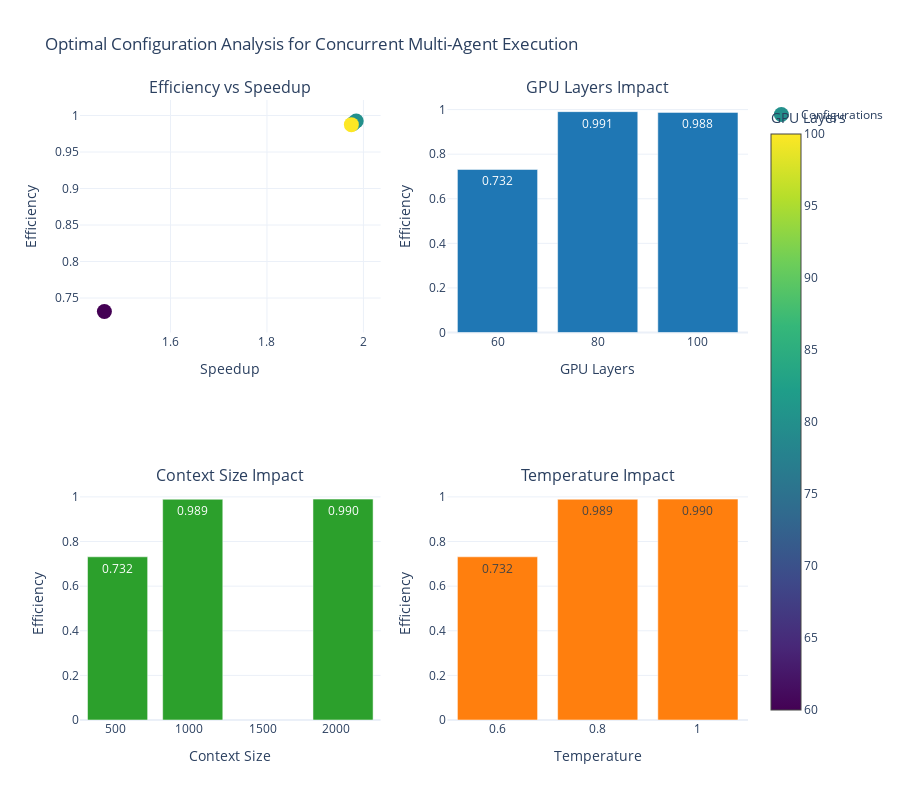

This figure's notebook cell:
### Code cell
# Optimal Configuration Analysis
def create_optimal_configuration_analysis():
    """Analyze optimal configurations for concurrent multi-agent execution"""
    
    # Create optimal configuration data based on TR110 findings
    configs = [
        {'gpu': 80, 'ctx': 2048, 'temp': 1.0, 'efficiency': 0.9925, 'speedup': 1.985},
        {'gpu': 80, 'ctx': 1024, 'temp': 0.8, 'efficiency': 0.9893, 'speedup': 1.979},
        {'gpu': 100, 'ctx': 2048, 'temp': 1.0, 'efficiency': 0.9875, 'speedup': 1.975},
        {'gpu': 60, 'ctx': 512, 'temp': 0.6, 'efficiency': 0.7315, 'speedup': 1.463}
    ]
    
    # Create optimal configuration analysis
    fig = make_subplots(
        rows=2, cols=2,
        subplot_titles=('Efficiency vs Speedup', 'GPU Layers Impact', 
                       'Context Size Impact', 'Temperature Impact'),
        specs=[[{"secondary_y": False}, {"secondary_y": False}],
               [{"secondary_y": False}, {"secondary_y": False}]]
    )
    
    # Efficiency vs Speedup
    fig.add_trace(
        go.Scatter(
            x=[c['speedup'] for c in configs],
            y=[c['efficiency'] for c in configs],
            mode='markers',
            name='Configurations',
            marker=dict(
                size=15,
                color=[c['gpu'] for c in configs],
                colorscale='Viridis',
                showscale=True,
                colorbar=dict(title="GPU Layers")
            ),
            text=[f"GPU={c['gpu']}, CTX={c['ctx']}, TEMP={c['temp']}" for c in configs],
            hovertemplate="<b>%{text}</b><br>Speedup: %{x:.3f}<br>Efficiency: %{y:.3f}<extra></extra>"
        ),
        row=1, col=1
    )
    
    # GPU Layers Impact
    gpu_groups = {}
    for c in configs:
        if c['gpu'] not in gpu_groups:
            gpu_groups[c['gpu']] = []
        gpu_groups[c['gpu']].append(c['efficiency'])
    
    gpu_layers = list(gpu_groups.keys())
    gpu_efficiency = [np.mean(gpu_groups[gpu]) for gpu in gpu_layers]
    
    fig.add_trace(
        go.Bar(
            x=gpu_layers,
            y=gpu_efficiency,
            name='GPU Impact',
            marker_color='#1f77b4',
            text=[f'{e:.3f}' for e in gpu_efficiency],
            textposition='auto',
            showlegend=False
        ),
        row=1, col=2
    )
    
    # Context Size Impact
    ctx_groups = {}
    for c in configs:
        if c['ctx'] not in ctx_groups:
            ctx_groups[c['ctx']] = []
        ctx_groups[c['ctx']].append(c['efficiency'])
    
    ctx_sizes = list(ctx_groups.keys())
    ctx_efficiency = [np.mean(ctx_groups[ctx]) for ctx in ctx_sizes]
    
    fig.add_trace(
        go.Bar(
            x=ctx_sizes,
            y=ctx_efficiency,
            name='Context Impact',
            marker_color='#2ca02c',
            text=[f'{e:.3f}' for e in ctx_efficiency],
            textposition='auto',
            showlegend=False
        ),
        row=2, col=1
    )
    
    # Temperature Impact
    temp_groups = {}
    for c in configs:
        if c['temp'] not in temp_groups:
            temp_groups[c['temp']] = []
        temp_groups[c['temp']].append(c['efficiency'])
    
    temps = list(temp_groups.keys())
    temp_efficiency = [np.mean(temp_groups[temp]) for temp in temps]
    
    fig.add_trace(
        go.Bar(
            x=temps,
            y=temp_efficiency,
            name='Temperature Impact',
            marker_color='#ff7f0e',
            text=[f'{e:.3f}' for e in temp_efficiency],
            textposition='auto',
            showlegend=False
        ),
        row=2, col=2
    )
    
    # Update layout
    fig.update_layout(
        title="Optimal Configuration Analysis for Concurrent Multi-Agent Execution",
        height=800,
        showlegend=True,
        font=dict(size=12)
    )
    
    # Update axes labels
    fig.update_xaxes(title_text="Speedup", row=1, col=1)
    fig.update_xaxes(title_text="GPU Layers", row=1, col=2)
    fig.update_xaxes(title_text="Context Size", row=2, col=1)
    fig.update_xaxes(title_text="Temperature", row=2, col=2)
    fig.update_yaxes(title_text="Efficiency", row=1, col=1)
    fig.update_yaxes(title_text="Efficiency", row=1, col=2)
    fig.update_yaxes(title_text="Efficiency", row=2, col=1)
    fig.update_yaxes(title_text="Efficiency", row=2, col=2)
    
    return fig, configs

# Create and display the visualization
optimal_fig, configs = create_optimal_configuration_analysis()
optimal_fig.show()

# Display optimal configuration insights
print("📊 Optimal Configuration Analysis:")
print("Top performing configurations:")
for i, config in enumerate(configs[:3]):
    print(f"   {i+1}. GPU={config['gpu']}, CTX={config['ctx']}, TEMP={config['temp']}: {config['efficiency']:.3f} efficiency, {config['speedup']:.3f}x speedup")
print("Key Finding: GPU=80, CTX=2048, TEMP=1.0 achieves peak concurrent efficiency")

### Figure 1 — Plotly figure (JSON) as saved in the notebook; plotly's stock layout.template omitted (floating-point values rounded to 4 significant figures)
{"data": [{"hovertemplate": "<b>%{text}</b><br>Speedup: %{x:.3f}<br>Efficiency: %{y:.3f}<extra></extra>", "marker": {"color": [80, 80, 100, 60], "colorbar": {"title": {"text": "GPU Layers"}}, "colorscale": [[0, "#440154"], [0.1111, "#482878"], [0.2222, "#3e4989"], [0.3333, "#31688e"], [0.4444, "#26828e"], [0.5556, "#1f9e89"], [0.6667, "#35b779"], [0.7778, "#6ece58"], [0.8889, "#b5de2b"], [1, "#fde725"]], "showscale": true, "size": 15}, "mode": "markers", "name": "Configurations", "text": ["GPU=80, CTX=2048, TEMP=1.0", "GPU=80, CTX=1024, TEMP=0.8", "GPU=100, CTX=2048, TEMP=1.0", "GPU=60, CTX=512, TEMP=0.6"], "type": "scatter", "x": [1.985, 1.979, 1.975, 1.463], "xaxis": "x", "y": [0.9925, 0.9893, 0.9875, 0.7315], "yaxis": "y"}, {"marker": {"color": "#1f77b4"}, "name": "GPU Impact", "showlegend": false, "text": ["0.991", "0.988", "0.732"], "textposition": "auto", "type": "bar", "x": [80, 100, 60], "xaxis": "x2", "y": [0.9909, 0.9875, 0.7315], "yaxis": "y2"}, {"marker": {"color": "#2ca02c"}, "name": "Context Impact", "showlegend": false, "text": ["0.990", "0.989", "0.732"], "textposition": "auto", "type": "bar", "x": [2048, 1024, 512], "xaxis": "x3", "y": [0.99, 0.9893, 0.7315], "yaxis": "y3"}, {"marker": {"color": "#ff7f0e"}, "name": "Temperature Impact", "showlegend": false, "text": ["0.990", "0.989", "0.732"], "textposition": "auto", "type": "bar", "x": [1, 0.8, 0.6], "xaxis": "x4", "y": [0.99, 0.9893, 0.7315], "yaxis": "y4"}], "layout": {"annotations": [{"font": {"size": 16}, "showarrow": false, "text": "Efficiency vs Speedup", "x": 0.225, "xanchor": "center", "xref": "paper", "y": 1, "yanchor": "bottom", "yref": "paper"}, {"font": {"size": 16}, "showarrow": false, "text": "GPU Layers Impact", "x": 0.775, "xanchor": "center", "xref": "paper", "y": 1, "yanchor": "bottom", "yref": "paper"}, {"font": {"size": 16}, "showarrow": false, "text": "Context Size Impact", "x": 0.225, "xanchor": "center", "xref": "paper", "y": 0.375, "yanchor": "bottom", "yref": "paper"}, {"font": {"size": 16}, "showarrow": false, "text": "Temperature Impact", "x": 0.775, "xanchor": "center", "xref": "paper", "y": 0.375, "yanchor": "bottom", "yref": "paper"}], "font": {"size": 12}, "height": 800, "showlegend": true, "title": {"text": "Optimal Configuration Analysis for Concurrent Multi-Agent Execution"}, "xaxis": {"anchor": "y", "domain": [0, 0.45], "title": {"text": "Speedup"}}, "xaxis2": {"anchor": "y2", "domain": [0.55, 1], "title": {"text": "GPU Layers"}}, "xaxis3": {"anchor": "y3", "domain": [0, 0.45], "title": {"text": "Context Size"}}, "xaxis4": {"anchor": "y4", "domain": [0.55, 1], "title": {"text": "Temperature"}}, "yaxis": {"anchor": "x", "domain": [0.625, 1], "title": {"text": "Efficiency"}}, "yaxis2": {"anchor": "x2", "domain": [0.625, 1], "title": {"text": "Efficiency"}}, "yaxis3": {"anchor": "x3", "domain": [0, 0.375], "title": {"text": "Efficiency"}}, "yaxis4": {"anchor": "x4", "domain": [0, 0.375], "title": {"text": "Efficiency"}}}}
